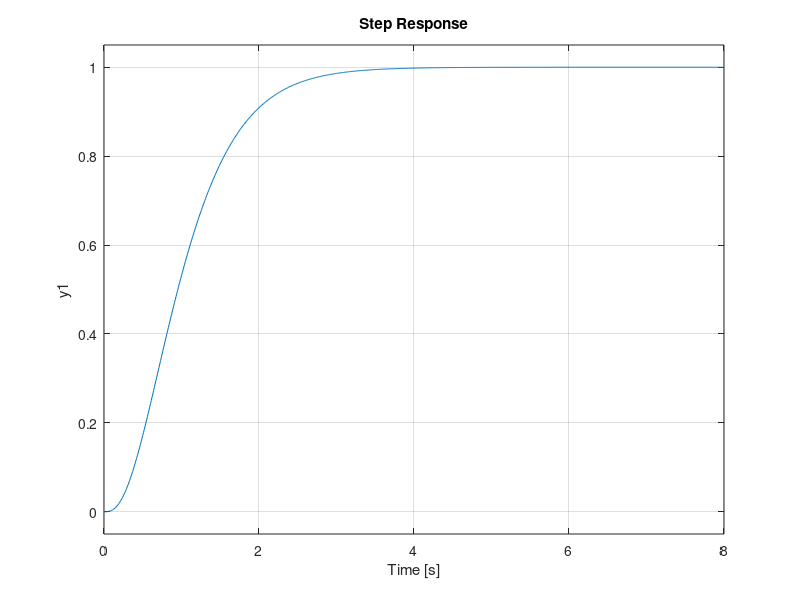

Recreate this plot in MATLAB. (Note: this script raises an error after producing the figure.)
%% Servo & Tracking I: Integral Control for Zero-Error Tracking
% *Adding an integrator state so the output tracks a reference and rejects
% constant disturbances -- exactly.*
%
% Pole placement (|State-Space/PolePlacement.m|) drives the state to zero
% (regulation) and uses a static reference gain $N_r$ to scale a step. But a
% static gain leaves a steady-state error the moment a disturbance appears or
% the plant drifts. *Integral control* augments the plant with the integral
% of the tracking error, guaranteeing zero steady-state error to a step and
% rejection of any constant input disturbance. In this tutorial you will:
%
% * augment the plant with an integrator state,
% * design the feedback on the augmented system with |place| (or |lqr|), and
% * show tracking with zero error and full disturbance rejection (before/after).
%
% Ogata, _Modern Control Engineering_, Ch. 10. Run with
% |publish('IntegralControl.m')|.

%% Plant
% $G(s)=\dfrac{1}{(s+1)(s+2)}$ in state-space; only the output is measured.
A = [0 1; -2 -3];
B = [0; 1];
C = [1 0];

%% Augment with an integrator of the tracking error
% Introduce a state $x_i$ with $\dot{x}_i=r-y=r-Cx$. The augmented system is
%
% $$ \begin{bmatrix}\dot{x}\\\dot{x}_i\end{bmatrix}
%    =\begin{bmatrix}A&0\\-C&0\end{bmatrix}
%     \begin{bmatrix}x\\x_i\end{bmatrix}
%    +\begin{bmatrix}B\\0\end{bmatrix}u
%    +\begin{bmatrix}0\\1\end{bmatrix}r. $$
Aa = [A, zeros(2,1); -C, 0];
Ba = [B; 0];
n  = size(A,1);

%% Design the state + integral feedback
% Place all augmented poles in the left-half plane. The last gain component
% multiplies the integrator state; |lqr(Aa,Ba,Q,R)| works just as well.
Ka = place(Aa, Ba, [-2, -3, -4]);
K  = Ka(1:n);      % state feedback
Ki = Ka(end);      % integral gain
fprintf('State gain K = %s, integral gain Ki = %.4f\n', mat2str(K,4), Ki)

%% After: the servo tracks a step with zero error
% Control law $u=-Kx-K_ix_i$. Build the closed loop from the reference $r$.
Acl   = [A - B*K, -B*Ki; -C, 0];
Ccl   = [C, 0];
sys_r = ss(Acl, [0;0;1], Ccl, 0);     % reference -> output

t = 0:0.01:8;
figure
step(sys_r, t)
hold on; yline(1,'k:','HandleVisibility','off'); hold off
grid on
title('After: Integral Servo Tracks a Step with Zero Error','Interpreter','latex','FontSize',15)
ylabel('$y$','Interpreter','latex','FontSize',16); set(get(gca,'YLabel'),'Rotation',0)
xlabel('$t$ (s)','Interpreter','latex','FontSize',16)
fprintf('Steady-state tracking error to a step: %.2e\n', 1 - dcgain(sys_r))

%% Before vs. after: rejecting a constant input disturbance
% A constant disturbance $d$ enters at the plant input,
% $\dot{x}=Ax+B(u+d)$. The static-$N_r$ design (no integrator) leaves a
% permanent offset; the integral servo drives the error back to zero.
sys_dist_int = ss(Acl, [B;0], Ccl, 0);         % disturbance -> output (integral)

Kp = place(A, B, [-3, -4]);                    % regulation-only comparison
sys_dist_static = ss(A - B*Kp, B, C, 0);       % disturbance -> output (static Nr)

figure
step(sys_dist_static, t)
hold on
step(sys_dist_int, t)
hold off
grid on
legend('Before (static $N_r$, no integrator)','After (integral servo)','Interpreter','latex','FontSize',12)
title('Constant Input Disturbance: Offset vs. Full Rejection','Interpreter','latex','FontSize',15)
ylabel('$y$','Interpreter','latex','FontSize',16); set(get(gca,'YLabel'),'Rotation',0)
xlabel('$t$ (s)','Interpreter','latex','FontSize',16)
fprintf('Disturbance steady-state -- static: %.4f, integral: %.2e\n', ...
    dcgain(sys_dist_static), dcgain(sys_dist_int))

%% Try it yourself
% * Change the disturbance size and notice the integral servo always returns
%   to zero error, while the static design's offset scales with it.
% * Swap |place| for |lqr(Aa,Ba,diag([1 1 10]),1)| and notice heavier
%   integral weight speed up the disturbance rejection.
